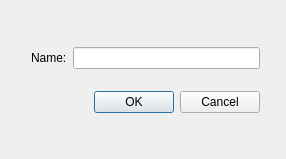
<?xml version="1.0" encoding="UTF-8"?>
<ui version="4.0">
 <class>Dialog</class>
 <widget class="QDialog" name="Dialog">
  <property name="geometry">
   <rect>
    <x>0</x>
    <y>0</y>
    <width>286</width>
    <height>159</height>
   </rect>
  </property>
  <property name="windowTitle">
   <string>Dialog</string>
  </property>
  <widget class="QWidget" name="">
   <property name="geometry">
    <rect>
     <x>20</x>
     <y>20</y>
     <width>251</width>
     <height>121</height>
    </rect>
   </property>
   <layout class="QVBoxLayout" name="verticalLayout">
    <item>
     <layout class="QHBoxLayout" name="horizontalLayout">
      <item>
       <widget class="QLabel" name="label">
        <property name="text">
         <string>Name:</string>
        </property>
        <property name="buddy">
         <cstring>lineEdit</cstring>
        </property>
       </widget>
      </item>
      <item>
       <widget class="QLineEdit" name="lineEdit"/>
      </item>
     </layout>
    </item>
    <item>
     <layout class="QHBoxLayout" name="horizontalLayout_2">
      <item>
       <spacer name="horizontalSpacer">
        <property name="orientation">
         <enum>Qt::Horizontal</enum>
        </property>
        <property name="sizeHint" stdset="0">
         <size>
          <width>40</width>
          <height>20</height>
         </size>
        </property>
       </spacer>
      </item>
      <item>
       <widget class="QPushButton" name="pushButton_2">
        <property name="text">
         <string>OK</string>
        </property>
       </widget>
      </item>
      <item>
       <widget class="QPushButton" name="pushButton">
        <property name="text">
         <string>Cancel</string>
        </property>
       </widget>
      </item>
     </layout>
    </item>
   </layout>
  </widget>
 </widget>
 <layoutdefault spacing="6" margin="11"/>
 <tabstops>
  <tabstop>lineEdit</tabstop>
  <tabstop>pushButton_2</tabstop>
  <tabstop>pushButton</tabstop>
 </tabstops>
 <resources/>
 <connections>
  <connection>
   <sender>pushButton</sender>
   <signal>clicked()</signal>
   <receiver>Dialog</receiver>
   <slot>close()</slot>
   <hints>
    <hint type="sourcelabel">
     <x>235</x>
     <y>102</y>
    </hint>
    <hint type="destinationlabel">
     <x>232</x>
     <y>137</y>
    </hint>
   </hints>
  </connection>
  <connection>
   <sender>pushButton_2</sender>
   <signal>clicked()</signal>
   <receiver>Dialog</receiver>
   <slot>accept()</slot>
   <hints>
    <hint type="sourcelabel">
     <x>163</x>
     <y>108</y>
    </hint>
    <hint type="destinationlabel">
     <x>129</x>
     <y>138</y>
    </hint>
   </hints>
  </connection>
 </connections>
</ui>
